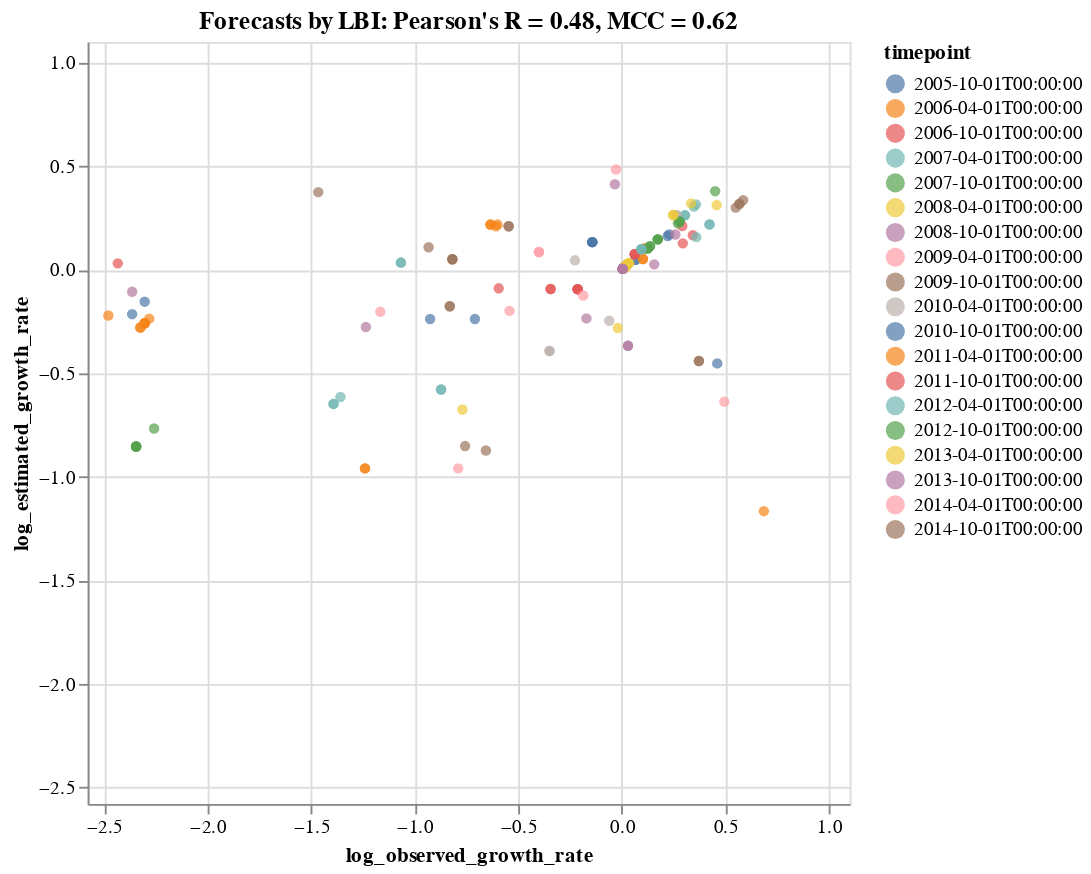

The notebook cell saved with this chart:
### Code cell
tooltip_attributes = ["observed_growth_rate:Q", "estimated_growth_rate:Q", "timepoint:N", "frequency:Q", "frequency_final:Q",
                      "projected_frequency:Q", "clade_membership:N"]

chart = alt.Chart(complete_clade_frequencies).mark_circle().encode(
    alt.X("log_observed_growth_rate:Q", scale=alt.Scale(domain=(log_lower_limit, log_upper_limit))),
    alt.Y("log_estimated_growth_rate:Q", scale=alt.Scale(domain=(log_lower_limit, log_upper_limit))),
    alt.Color("timepoint:N"),
    alt.Tooltip(tooltip_attributes)
).properties(
    width=400,
    height=400,
    title="Forecasts by LBI: Pearson's R = %.2f, MCC = %.2f" % (r, mcc)
).interactive()

#chart.save("forecast_log_growth_correlation_natural_lbi.svg")
chart

### Figure 1 — Vega-Lite specification as saved in the notebook (floating-point values rounded to 4 significant figures; data arrays with more than 128 entries replaced by an {"elided": "..."} marker saying what was removed)
{"$schema": "https://vega.github.io/schema/vega-lite/v3.3.0.json", "config": {"mark": {"tooltip": null}, "view": {"height": 300, "width": 400}}, "data": {"name": "data-0da1e1d624dfd7344a9bd1e606c5b89e"}, "datasets": {"data-0da1e1d624dfd7344a9bd1e606c5b89e": {"elided": "161 records"}}, "encoding": {"color": {"field": "timepoint", "type": "nominal"}, "tooltip": [{"field": "observed_growth_rate", "type": "quantitative"}, {"field": "estimated_growth_rate", "type": "quantitative"}, {"field": "timepoint", "type": "nominal"}, {"field": "frequency", "type": "quantitative"}, {"field": "frequency_final", "type": "quantitative"}, {"field": "projected_frequency", "type": "quantitative"}, {"field": "clade_membership", "type": "nominal"}], "x": {"field": "log_observed_growth_rate", "scale": {"domain": [-2.579, 1.1]}, "type": "quantitative"}, "y": {"field": "log_estimated_growth_rate", "scale": {"domain": [-2.579, 1.1]}, "type": "quantitative"}}, "height": 400, "mark": "circle", "selection": {"selector001": {"bind": "scales", "encodings": ["x", "y"], "type": "interval"}}, "title": "Forecasts by LBI: Pearson's R = 0.48, MCC = 0.62", "width": 400}
